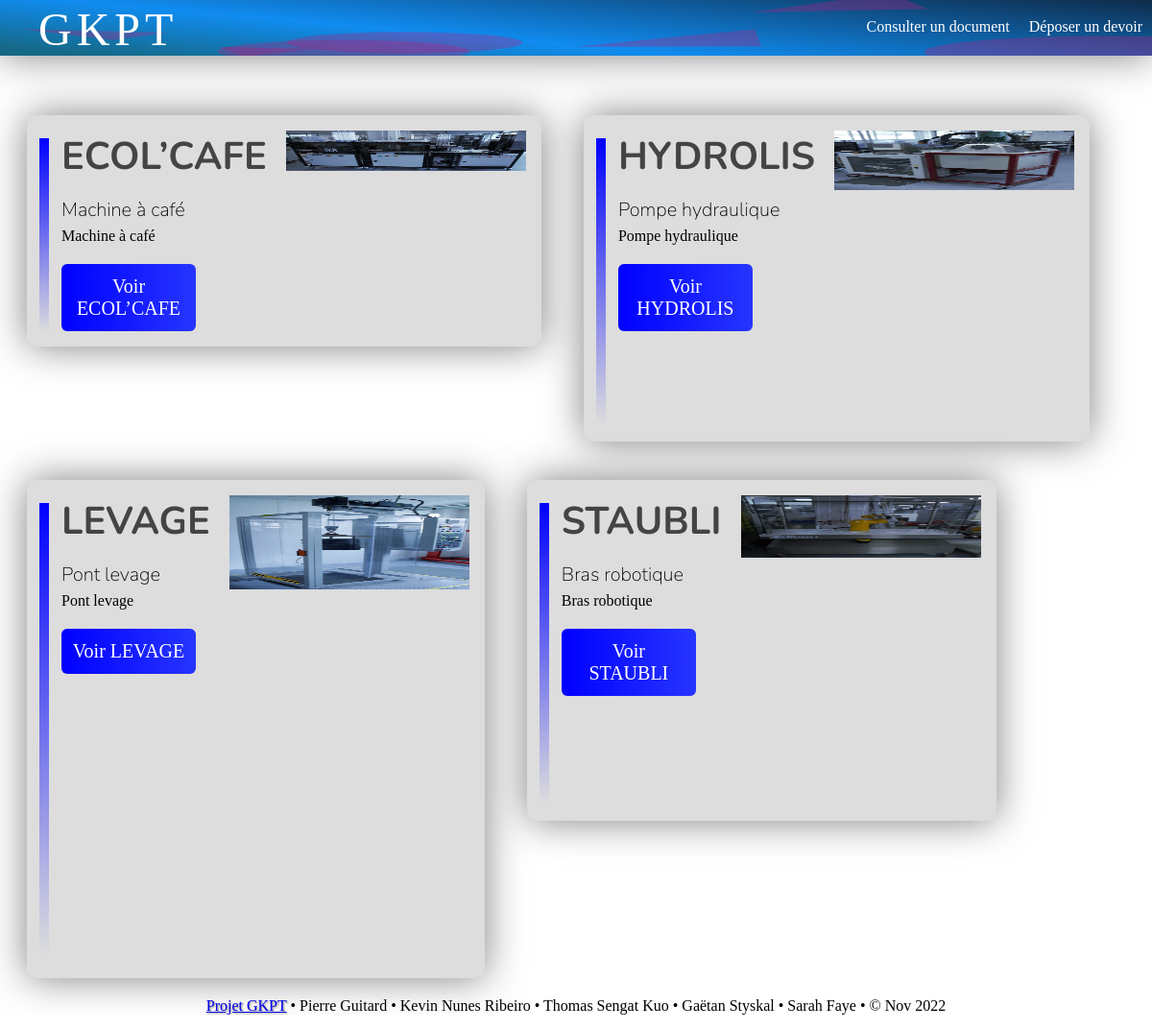
The app's page /index_apprentis.php with its own data.
### tables this page shows
CREATE TABLE `systeme` (
  `id_systeme` int(11) NOT NULL,
  `nom_systeme` varchar(100) NOT NULL,
  `nom_fabricant` varchar(100) NOT NULL,
  `description` text NOT NULL,
  `photo` varchar(250) DEFAULT NULL,
  `numero_serie` int(11) NOT NULL,
  `lien` varchar(255) NOT NULL
);

### includes/public_functions.php (called while the page is built, shortened)
<?php
function getSystems() {
	global $connect;
	$sql = "SELECT * FROM systeme";
	$result = mysqli_query($connect, $sql);
	$machines = mysqli_fetch_all($result, MYSQLI_ASSOC);
	return $machines;
}
?>

### index_apprentis.php (the view, shortened to what this page needs)
<?php
    require_once('config.php');
    include(ROOT_PATH. '/includes/head_section.php');
    include(ROOT_PATH. '/includes/public_functions.php');
?>
    </head>
<body>
<article class="container">
<?php
include(ROOT_PATH.'/includes/navbar_apprentis.php');
?>
<br> <br>
    <?php
$machines = getSystems();
 foreach ($machines as $machine): ?>
    <div class="row">
        <div class="col-1">
            <h2><?php echo $machine['nom_systeme'] ?></h2>
            <h3><?php echo $machine['description'] ?></h3>
            <p><?php echo $machine['description'] ?></p>
            <button type="button" onclick="location.href='<?php echo BASE_URL. '/HTML/'. $machine['lien']?>'"> Voir <?php echo $machine['nom_systeme'] ?></button>
        </div>
        <div class="col-2">
            <img class="bigThumbnail"  src="<?php echo BASE_URL. '/static/images/photo_machines/'. $machine['photo']?>">
        </div>
    </div>
<?php endforeach
?>
<?php
include(ROOT_PATH.'/includes/footer.php');
?>
</article>
</body>
</html>

### includes/head_section.php (shortened to what this page needs)
<!DOCTYPE html>
<html lang="fr">
<head>
<link rel="stylesheet" href="static/css/public_styling.css"/>

### includes/navbar_apprentis.php (shortened to what this page needs)
<nav class="navbar">
    <div class="logo_div">
        <a href="index.php"><h1>GKPT</h1></a>
    </div>
    <ul>
        <li><a href="#news">Consulter un document</a></li>
        <li><a href="#contact">Déposer un devoir</a></li>
    </ul>
</nav>

### includes/footer.php
<footer class="footer">
<p style="text-align: center;"><a href="https://github.com/PierreGUITARD/GKPT" style="text-shadow: 1px 1px 2px grey; text-decoration: underline;">Projet GKPT</a> • Pierre Guitard • Kevin Nunes Ribeiro • Thomas Sengat Kuo • Gaëtan Styskal • Sarah Faye • &copy; <?php echo date('M Y'); ?></p>
</footer>

### static/css/public_styling.css (style rules this page uses)
* { --colorMain: #0000FF; --colorSecondary: #2735FF; --background: #DDD; --backgroundRow: #DDD; --backgroundNav: #AAA; --textColor: #FFF; --textColor000: #000; margin: 0; padding: 0; font-family: 'Lucida Console'; }
html { height: 100%; box-sizing: border-box; }
body { position: relative; padding-bottom: 1rem; min-height: 100%; }
h1, h2, h3, h4, h5, h6 { color: #444; font-family: 'Nunito'; }
a { text-decoration: none; }
ul, ol { margin-left: 40px; }
.navbar { overflow: hidden; position: fixed; width: 100%; z-index: 50; background-size: 100% 100%; box-shadow: 0 0 40px rgba(0, 0, 0, .5); margin-top: -4.1rem; margin-left: -.5rem; }
.navbar ul { list-style-type: none; float: right; }
.navbar ul li { float: left; font-family: 'Noto Serif', serif; }
.navbar ul li a { display: block; color: white; text-align: center; padding: 21px 10px; text-decoration: none; }
.navbar .logo_div { float: left; padding-top: 5px; padding-left: 40px; }
.navbar .logo_div h1 { color: white; font-size: 3em; letter-spacing: 5px; font-weight: 100; font-family: 'VALORANT'; }
.container { width: 100%; min-height: 100vh; padding-top: 4rem; padding-left: .5rem; padding-right: .5rem; box-sizing: border-box; overflow: hidden; }
.row { display: inline-flex; margin:20px; padding: 1rem; box-shadow: 0 0 40px rgba(0, 0, 0, .5); border-radius: 10px; background: var(--backgroundRow); }
.col-1 { position: relative; margin-left: 20px; color: var(--textColor); }
.col-1 h2 { font-size: 40px; }
.col-1 h3 { font-size: 20px; color: var(--textColor000); font-weight: 100; margin: 15px 0 5px; }
.col-1 p { font-size: 16px; color: var(--textColor000); font-weight: 100; margin: 5px 0; }
.col-1::after { content: ''; width: 10px; height: 97%; background: linear-gradient(var(--colorMain), var(--backgroundRow)); position: absolute; left: -23px; top: 8px; }
.col-2 { position: relative; align-items: center; }
.col-2 .bigThumbnail { width: 250px; margin-left: 20px; }
button { width: 140px; border: 0; padding: 12px 10px; margin-right: 10px; outline: none; color: var(--textColor); background: linear-gradient(to right, var(--colorMain), var(--colorSecondary)); border-radius: 6px; cursor: pointer; font-size: 20px; }
img { width: 20%; height: 20%; }

### records on screen
systeme: nom_systeme "ECOL’CAFE", description "Machine à café", photo (picture)
systeme: nom_systeme "HYDROLIS", description "Pompe hydraulique", photo (picture)
systeme: nom_systeme "LEVAGE", description "Pont levage", photo (picture)
systeme: nom_systeme "STAUBLI", description "Bras robotique", photo (picture)
